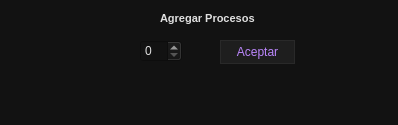
<?xml version="1.0" encoding="UTF-8"?>
<ui version="4.0">
 <class>Ventana_Procesos</class>
 <widget class="QMainWindow" name="Ventana_Procesos">
  <property name="geometry">
   <rect>
    <x>0</x>
    <y>0</y>
    <width>398</width>
    <height>125</height>
   </rect>
  </property>
  <property name="windowTitle">
   <string>Simulador de Procesos</string>
  </property>
  <property name="styleSheet">
   <string notr="true">QWidget {
    background-color: #121212;
    color: #E0E0E0;
}

QPushButton {
    background-color: #1E1E1E;
    border: 1px solid #292929;
    color: #BB86FC;
}

QPushButton:hover {
    background-color: #292929;
}

QLineEdit {
    background-color: #1E1E1E;
    color: #E0E0E0;
    border: 1px solid #292929;
}

QLabel {
    color: #E0E0E0;
}


</string>
  </property>
  <widget class="QWidget" name="centralwidget">
   <widget class="QLabel" name="label">
    <property name="geometry">
     <rect>
      <x>160</x>
      <y>10</y>
      <width>101</width>
      <height>16</height>
     </rect>
    </property>
    <property name="styleSheet">
     <string notr="true">QLabel {
    font-family: &quot;Arial&quot;; /* Cambia &quot;Arial&quot; por la familia de fuentes que prefieras */
    font-size: 8pt; /* Ajusta el tamaño de la fuente según necesites */
    font-style: normal; /* Opciones: normal, italic */
    font-weight: bold; /* Opciones: normal, bold, 100, 200, ..., 900 */
    color: #E0E0E0; /* Ajusta el color del texto */
}
</string>
    </property>
    <property name="text">
     <string>Agregar Procesos</string>
    </property>
   </widget>
   <widget class="QSpinBox" name="spinBox">
    <property name="geometry">
     <rect>
      <x>140</x>
      <y>40</y>
      <width>42</width>
      <height>22</height>
     </rect>
    </property>
   </widget>
   <widget class="QPushButton" name="acept">
    <property name="geometry">
     <rect>
      <x>220</x>
      <y>40</y>
      <width>75</width>
      <height>24</height>
     </rect>
    </property>
    <property name="text">
     <string>Aceptar</string>
    </property>
   </widget>
  </widget>
  <widget class="QMenuBar" name="menubar">
   <property name="geometry">
    <rect>
     <x>0</x>
     <y>0</y>
     <width>398</width>
     <height>22</height>
    </rect>
   </property>
  </widget>
  <widget class="QStatusBar" name="statusbar"/>
 </widget>
 <resources/>
 <connections/>
</ui>
